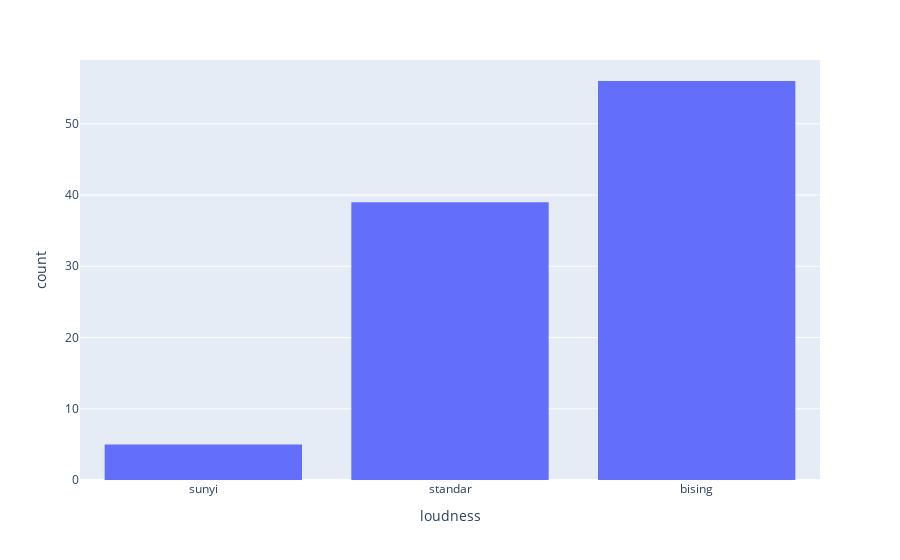

Notebook code cell kept with this figure:
### Code cell
# Bining
import pandas as pd
import plotly.express as px
import numpy as np
# Load Data
df = pd.read_csv('data_sampled_100.csv')

# binning data menjadi 5 kategori
df['loudness'] = pd.cut(df['loudness'], bins=3, labels=[
                        'sunyi', 'standar', 'bising'])

# urutkan data berdasarkan fitur loudness
df_sorted = df.sort_values(by='loudness')

# visualisasikan data menggunakan histogram
fig = px.histogram(df_sorted, x='loudness')
fig.show()

### Figure 1 — Plotly figure (JSON) as saved in the notebook; plotly's stock layout.template omitted (floating-point values rounded to 4 significant figures)
{"data": [{"alignmentgroup": "True", "bingroup": "x", "hovertemplate": "loudness=%{x}<br>count=%{y}<extra></extra>", "legendgroup": "", "marker": {"color": "#636efa", "pattern": {"shape": ""}}, "name": "", "offsetgroup": "", "orientation": "v", "showlegend": false, "type": "histogram", "x": ["sunyi", "sunyi", "sunyi", "sunyi", "sunyi", "standar", "standar", "standar", "standar", "standar", "standar", "standar", "standar", "standar", "standar", "standar", "standar", "standar", "standar", "standar", "standar", "standar", "standar", "standar", "standar", "standar", "standar", "standar", "standar", "standar", "standar", "standar", "standar", "standar", "standar", "standar", "standar", "standar", "standar", "standar", "standar", "standar", "standar", "standar", "bising", "bising", "bising", "bising", "bising", "bising", "bising", "bising", "bising", "bising", "bising", "bising", "bising", "bising", "bising", "bising", "bising", "bising", "bising", "bising", "bising", "bising", "bising", "bising", "bising", "bising", "bising", "bising", "bising", "bising", "bising", "bising", "bising", "bising", "bising", "bising", "bising", "bising", "bising", "bising", "bising", "bising", "bising", "bising", "bising", "bising", "bising", "bising", "bising", "bising", "bising", "bising", "bising", "bising", "bising", "bising"], "xaxis": "x", "yaxis": "y"}], "layout": {"barmode": "relative", "legend": {"tracegroupgap": 0}, "margin": {"t": 60}, "xaxis": {"anchor": "y", "domain": [0, 1], "title": {"text": "loudness"}}, "yaxis": {"anchor": "x", "domain": [0, 1], "title": {"text": "count"}}}}
